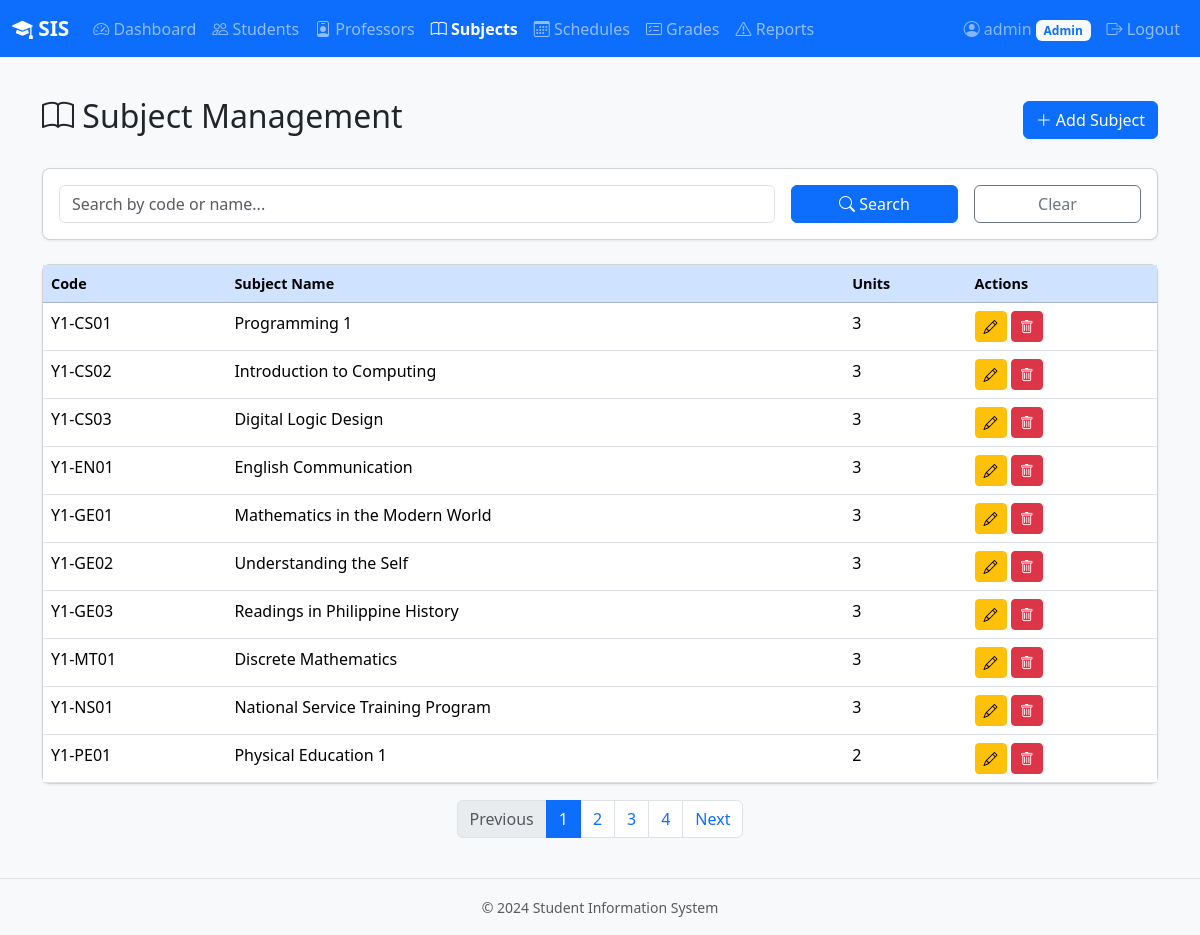
Screenshot of /admin/subjects (signed in) with the database file from the repository.
### backend/models.py (models this page shows, shortened)
class User(UserMixin, db.Model):
    __tablename__ = "users"
    id = db.Column(db.Integer, primary_key=True)
    username = db.Column(db.String(80), unique=True, nullable=False)
    password_hash = db.Column(db.String(256), nullable=False)
    email = db.Column(db.String(120), unique=True, nullable=False)
    role = db.Column(db.String(20), nullable=False)  # admin, professor, student
    created_at = db.Column(db.DateTime, default=datetime.utcnow)
    student = db.relationship("Student", backref="user", uselist=False, cascade="all, delete-orphan")
    professor = db.relationship("Professor", backref="user", uselist=False, cascade="all, delete-orphan")
    admin = db.relationship("Admin", backref="user", uselist=False, cascade="all, delete-orphan")

class Subject(db.Model):
    __tablename__ = "subjects"
    id = db.Column(db.Integer, primary_key=True)
    subject_code = db.Column(db.String(20), unique=True, nullable=False)
    subject_name = db.Column(db.String(120), nullable=False)
    units = db.Column(db.Integer, nullable=False, default=3)
    schedules = db.relationship("Schedule", backref="subject", lazy="dynamic")
    grades = db.relationship("Grade", backref="subject", lazy="dynamic")

### backend/routes.py (the view)
@admin_bp.route("/subjects")
@login_required
@role_required("admin")
def subjects_list():
    page = request.args.get("page", 1, type=int)
    search = request.args.get("search", "").strip()
    query = Subject.query
    if search:
        query = query.filter(or_(
            Subject.subject_code.ilike(f"%{search}%"),
            Subject.subject_name.ilike(f"%{search}%"),
        ))
    pagination = query.order_by(Subject.subject_code).paginate(page=page, per_page=PER_PAGE, error_out=False)
    return render_template("admin/subjects.html", subjects=pagination.items,
                           pagination=pagination, search=search)

### backend/auth.py (called while the page is built)
@login_manager.user_loader
def load_user(user_id):
    return User.query.get(int(user_id))

def role_required(*roles):
    def decorator(f):
        @wraps(f)
        def decorated_function(*args, **kwargs):
            if not current_user.is_authenticated:
                return redirect(url_for("auth.login"))
            if current_user.role not in roles:
                flash("You do not have permission to access that page.", "danger")
                abort(403)
            return f(*args, **kwargs)
        return decorated_function
    return decorator

### frontend/templates/admin/subjects.html (shortened to what this page needs)
{% extends "base.html" %}
{% block nav_items %}
<li class="nav-item"><a class="nav-link" href="{{ url_for('admin.dashboard') }}"><i class="bi bi-speedometer2"></i> Dashboard</a></li>
<li class="nav-item"><a class="nav-link" href="{{ url_for('admin.students_list') }}"><i class="bi bi-people"></i> Students</a></li>
<li class="nav-item"><a class="nav-link" href="{{ url_for('admin.professors_list') }}"><i class="bi bi-person-badge"></i> Professors</a></li>
<li class="nav-item"><a class="nav-link active" href="{{ url_for('admin.subjects_list') }}"><i class="bi bi-book"></i> Subjects</a></li>
<li class="nav-item"><a class="nav-link" href="{{ url_for('admin.schedules_list') }}"><i class="bi bi-calendar3"></i> Schedules</a></li>
<li class="nav-item"><a class="nav-link" href="{{ url_for('admin.grades_list') }}"><i class="bi bi-card-checklist"></i> Grades</a></li>
<li class="nav-item"><a class="nav-link" href="{{ url_for('admin.reports_list') }}"><i class="bi bi-exclamation-triangle"></i> Reports</a></li>
{% endblock %}
{% block content %}
<div class="d-flex justify-content-between align-items-center mb-4">
    <h2><i class="bi bi-book"></i> Subject Management</h2>
    <a href="{{ url_for('admin.subjects_add') }}" class="btn btn-primary"><i class="bi bi-plus-lg"></i> Add Subject</a>
</div>
<div class="card mb-4">
    <div class="card-body">
        <form method="GET" class="row g-3">
            <div class="col-md-8">
                <input type="text" class="form-control" name="search" placeholder="Search by code or name..." value="{{ search }}">
            </div>
            <div class="col-md-2">
                <button type="submit" class="btn btn-primary w-100"><i class="bi bi-search"></i> Search</button>
            </div>
            <div class="col-md-2">
                <a href="{{ url_for('admin.subjects_list') }}" class="btn btn-outline-secondary w-100">Clear</a>
            </div>
        </form>
    </div>
</div>
<div class="card">
    <div class="card-body p-0">
        <table class="table table-hover mb-0">
            <thead class="table-primary">
                <tr><th>Code</th><th>Subject Name</th><th>Units</th><th>Actions</th></tr>
            </thead>
            <tbody>
                {% for subject in subjects %}
                <tr>
                    <td>{{ subject.subject_code }}</td>
                    <td>{{ subject.subject_name }}</td>
                    <td>{{ subject.units }}</td>
                    <td>
                        <a href="{{ url_for('admin.subjects_edit', subject_id=subject.id) }}" class="btn btn-sm btn-warning"><i class="bi bi-pencil"></i></a>
                        <button class="btn btn-sm btn-danger" data-bs-toggle="modal" data-bs-target="#del{{ subject.id }}"><i class="bi bi-trash"></i></button>
                    </td>
                </tr>
                {% else %}
                <tr><td colspan="4" class="text-center text-muted py-4">No subjects found.</td></tr>
                {% endfor %}
            </tbody>
        </table>
    </div>
</div>
{% if pagination.pages > 1 %}
<nav class="mt-3"><ul class="pagination justify-content-center">
    <li class="page-item {% if not pagination.has_prev %}disabled{% endif %}">
        <a class="page-link" href="{{ url_for('admin.subjects_list', page=pagination.prev_num, search=search) }}">Previous</a>
    </li>
    {% for p in pagination.iter_pages(left_edge=1, right_edge=1, left_current=2, right_current=2) %}
        {% if p %}<li class="page-item {% if p == pagination.page %}active{% endif %}">
            <a class="page-link" href="{{ url_for('admin.subjects_list', page=p, search=search) }}">{{ p }}</a>
        </li>{% else %}<li class="page-item disabled"><span class="page-link">...</span></li>{% endif %}
    {% endfor %}
    <li class="page-item {% if not pagination.has_next %}disabled{% endif %}">
        <a class="page-link" href="{{ url_for('admin.subjects_list', page=pagination.next_num, search=search) }}">Next</a>
    </li>
</ul></nav>
{% endif %}
{% endblock %}

### frontend/templates/base.html (shortened to what this page needs)
<!DOCTYPE html>
<html lang="en">
<head>
    <link href="https://cdn.jsdelivr.net/npm/bootstrap@5.3.2/dist/css/bootstrap.min.css" rel="stylesheet">
    <link href="https://cdn.jsdelivr.net/npm/bootstrap-icons@1.11.1/font/bootstrap-icons.css" rel="stylesheet">
    <link href="{{ url_for('static', filename='css/style.css') }}" rel="stylesheet">
</head>
<body>
    {% if current_user.is_authenticated %}
    <nav class="navbar navbar-expand-lg navbar-dark bg-primary">
        <div class="container-fluid">
            <a class="navbar-brand" href="{{ url_for(current_user.role + '.dashboard') }}">
                <i class="bi bi-mortarboard-fill"></i> SIS
            </a>
            <div class="collapse navbar-collapse" id="navbarNav">
                <ul class="navbar-nav me-auto">
                    {% block nav_items %}{% endblock %}
                </ul>
                <ul class="navbar-nav">
                    <li class="nav-item">
                        <span class="nav-link text-white-50">
                            <i class="bi bi-person-circle"></i> {{ current_user.username }}
                            <span class="badge bg-light text-primary">{{ current_user.role|title }}</span>
                        </span>
                    </li>
                    <li class="nav-item">
                        <a class="nav-link" href="{{ url_for('auth.logout') }}">
                            <i class="bi bi-box-arrow-right"></i> Logout
                        </a>
                    </li>
                </ul>
            </div>
        </div>
    </nav>
    {% endif %}
    <main class="container py-4">
        {% block content %}{% endblock %}
    </main>
    <footer class="text-center text-muted py-3 mt-auto">
        <small>&copy; 2024 Student Information System</small>
    </footer>
</body>
</html>

### frontend/static/css/style.css (style rules this page uses)
:root { --sis-primary: #0d6efd; --sis-primary-dark: #0a58ca; --sis-light: #f8f9fa; }
body { background-color: var(--sis-light); min-height: 100vh; display: flex; flex-direction: column; }
main { flex: 1; }
.navbar-brand { font-weight: 700; font-size: 1.3rem; }
.nav-link.active { font-weight: 600; }
.card { border-radius: 8px; box-shadow: 0 1px 3px rgba(0, 0, 0, 0.08); }
.table thead th { font-weight: 600; font-size: 0.9rem; }
.btn-primary { background-color: var(--sis-primary); border-color: var(--sis-primary); }
.page-item.active .page-link { background-color: var(--sis-primary); border-color: var(--sis-primary); }
footer { border-top: 1px solid #dee2e6; }

### rows the page displays
User: username "admin", role "Admin"
Subject: subject_code "Y1-CS01", subject_name "Programming 1", units "3"
Subject: subject_code "Y1-CS02", subject_name "Introduction to Computing", units "3"
Subject: subject_code "Y1-CS03", subject_name "Digital Logic Design", units "3"
Subject: subject_code "Y1-EN01", subject_name "English Communication", units "3"
Subject: subject_code "Y1-GE01", subject_name "Mathematics in the Modern World", units "3"
Subject: subject_code "Y1-GE02", subject_name "Understanding the Self", units "3"
Subject: subject_code "Y1-GE03", subject_name "Readings in Philippine History", units "3"
Subject: subject_code "Y1-MT01", subject_name "Discrete Mathematics", units "3"
Subject: subject_code "Y1-NS01", subject_name "National Service Training Program", units "3"
Subject: subject_code "Y1-PE01", subject_name "Physical Education 1", units "2"

### other values shown
{{ p }} "1" "2" "3" "4"
